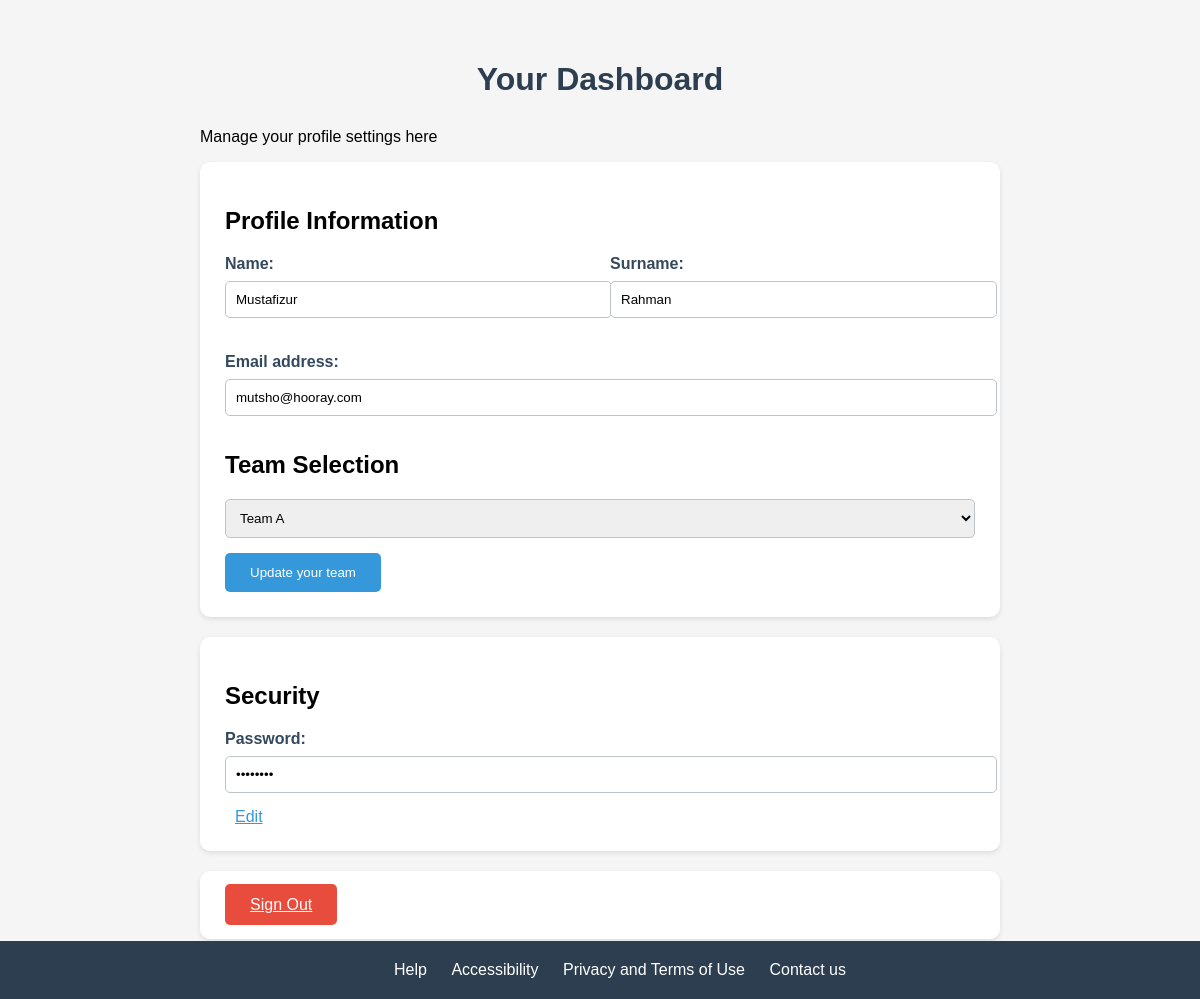
Before: /dashboard/1/ with the older database file.
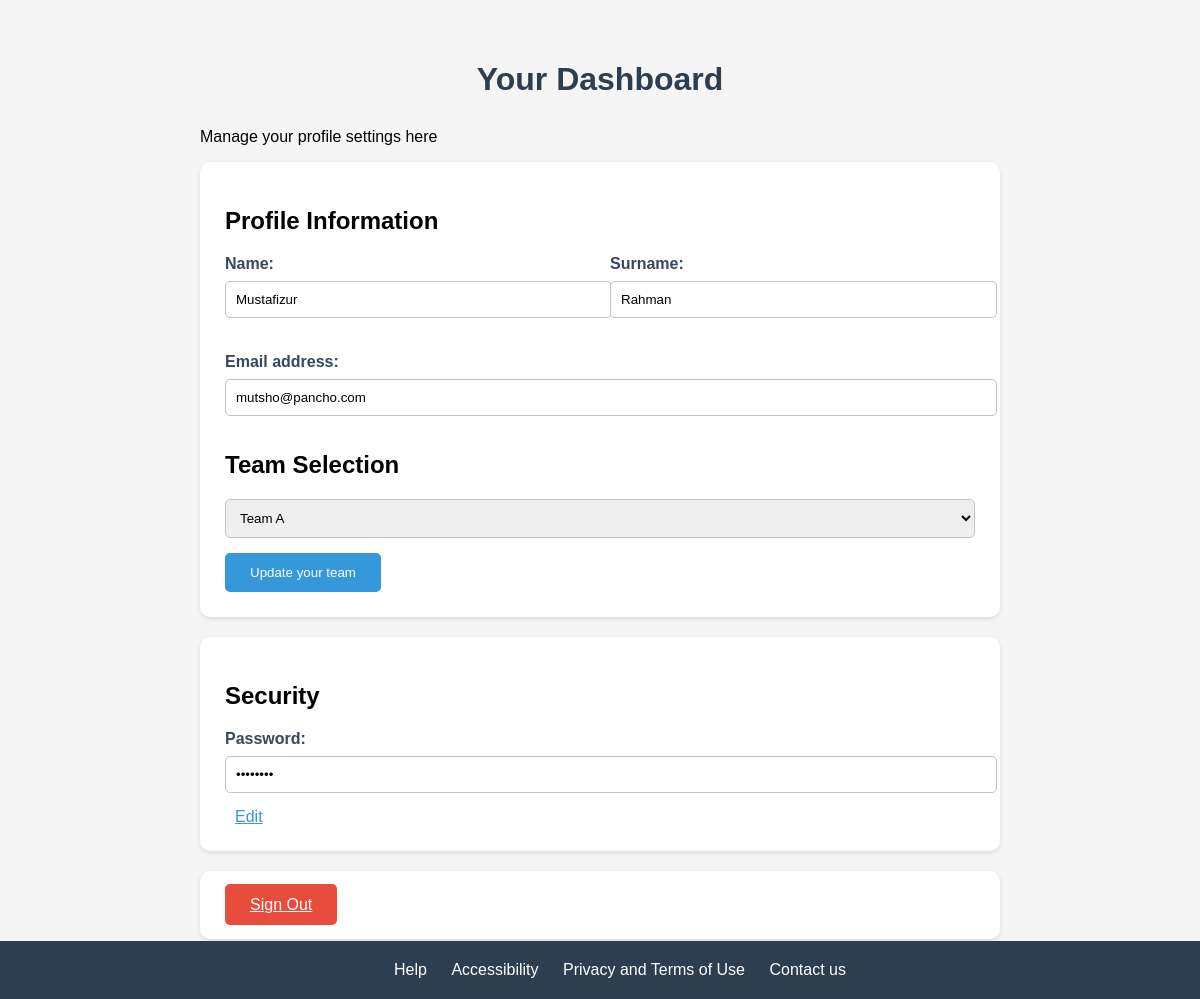
After: the same page with the newer database file.
### sign_in/models.py (models this page shows, shortened)
class User(models.Model):
    first_name = models.CharField(max_length=150)
    last_name = models.CharField(max_length=150)
    email = models.EmailField(unique=True)
    password = models.CharField(max_length=128)

### sign_in/views.py (the view)
# urls.py: path('dashboard/<int:user_id>/', views.user_dashboard, name='dashboard'),
def user_dashboard(request, user_id):
    user = get_object_or_404(User, pk=user_id)
    success_message = None
    if request.method == 'POST':
        form = UserForm(request.POST, instance=user)
        if form.is_valid():
            form.save()
            success_message = "Profile updated successfully!"
    else:
        form = UserForm(instance=user)
    return render(request, 'user_dashboard.html', {'form': form, 'success_message': success_message})

### sign_in/forms.py
class UserForm(forms.ModelForm):
    password = forms.CharField(widget=forms.PasswordInput)
    class Meta:
        model = User
        fields = ['first_name', 'last_name', 'email', 'password']

### sign_in/templates/user_dashboard.html (shortened to what this page needs)
<!DOCTYPE html>
<html>
<head>
</head>
<body>
    <div class="container">
        <h1 class="dashboard-header">Your Dashboard</h1>
        <p class="dashboard-subheader">Manage your profile settings here</p>
        <div class="card">
            <h2>Profile Information</h2>
            <form method="POST">
                <div class="form-row">
                    <div class="form-group">
                        <label>Name:</label>
                        {{ form.first_name }}
                    </div>
                    <div class="form-group">
                        <label>Surname:</label>
                        {{ form.last_name }}
                    </div>
                </div>
                <div class="form-group">
                    <label>Email address:</label>
                    {{ form.email }}
                </div>
                <h2>Team Selection</h2>
                <div class="form-group">
                    <select class="form-control">
                        <option>Team A</option>
                    </select>
                </div>
                <button type="submit" class="btn-primary">Update your team</button>
            </form>
        </div>
        <div class="card">
            <h2>Security</h2>
            <div class="form-group">
                <label>Password:</label>
                <input type="password" value="********" readonly>
                <a href="#" class="edit-btn">Edit</a>
            </div>
        </div>
        <div class="card">
            <a href="#" class="btn-primary" style="background-color: #e74c3c;">Sign Out</a>
        </div>
    </div>
    <div class="footer">
        <a href="#">Help</a>
        <a href="#">Accessibility</a>
        <a href="#">Privacy and Terms of Use</a>
        <a href="#">Contact us</a>
    </div>
</body>
</html>

### sign_in/templates/user_dashboard.html (style rules this page uses)
body { font-family: Arial, sans-serif; margin: 0; padding: 0; background-color: #f5f5f5; }
.container { max-width: 800px; margin: 20px auto; padding: 20px; }
.dashboard-header { text-align: center; margin-bottom: 30px; color: #2c3e50; }
.card { background: white; border-radius: 10px; padding: 25px; margin-bottom: 20px; box-shadow: 0 2px 5px rgba(0,0,0,0.1); }
.form-row { display: flex; gap: 20px; margin-bottom: 20px; }
.form-group { flex: 1; }
label { display: block; margin-bottom: 8px; color: #34495e; font-weight: bold; }
input, select { width: 100%; padding: 10px; border: 1px solid #bdc3c7; border-radius: 5px; margin-bottom: 15px; }
.edit-btn { background: none; border: none; color: #3498db; cursor: pointer; padding: 0; margin-left: 10px; }
.btn-primary { background-color: #3498db; color: white; padding: 12px 25px; border: none; border-radius: 5px; cursor: pointer; }
.footer { text-align: center; padding: 20px; background-color: #2c3e50; color: white; position: fixed; bottom: 0; width: 100%; }
.footer a { color: white; text-decoration: none; margin: 0 10px; }

Changed rows visible on the page:
changed User "Mustafizur": email "mutsho@hooray.com" → "mutsho@pancho.com"
